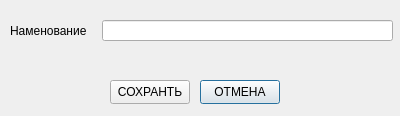
<?xml version="1.0" encoding="UTF-8"?>
<ui version="4.0">
 <class>AddGroupDialog</class>
 <widget class="QDialog" name="AddGroupDialog">
  <property name="geometry">
   <rect>
    <x>0</x>
    <y>0</y>
    <width>400</width>
    <height>116</height>
   </rect>
  </property>
  <property name="windowTitle">
   <string>Dialog</string>
  </property>
  <widget class="QPushButton" name="pb_group_cancel">
   <property name="geometry">
    <rect>
     <x>200</x>
     <y>80</y>
     <width>80</width>
     <height>24</height>
    </rect>
   </property>
   <property name="text">
    <string>ОТМЕНА</string>
   </property>
  </widget>
  <widget class="QLineEdit" name="name_le">
   <property name="geometry">
    <rect>
     <x>102</x>
     <y>20</y>
     <width>291</width>
     <height>21</height>
    </rect>
   </property>
  </widget>
  <widget class="QLabel" name="label">
   <property name="geometry">
    <rect>
     <x>10</x>
     <y>20</y>
     <width>91</width>
     <height>21</height>
    </rect>
   </property>
   <property name="frameShape">
    <enum>QFrame::NoFrame</enum>
   </property>
   <property name="text">
    <string>Наменование</string>
   </property>
  </widget>
  <widget class="QPushButton" name="pb_group_save">
   <property name="geometry">
    <rect>
     <x>110</x>
     <y>80</y>
     <width>80</width>
     <height>24</height>
    </rect>
   </property>
   <property name="text">
    <string>СОХРАНТЬ</string>
   </property>
  </widget>
 </widget>
 <resources/>
 <connections>
  <connection>
   <sender>pb_group_cancel</sender>
   <signal>released()</signal>
   <receiver>AddGroupDialog</receiver>
   <slot>reject()</slot>
   <hints>
    <hint type="sourcelabel">
     <x>239</x>
     <y>91</y>
    </hint>
    <hint type="destinationlabel">
     <x>199</x>
     <y>57</y>
    </hint>
   </hints>
  </connection>
  <connection>
   <sender>pb_group_save</sender>
   <signal>released()</signal>
   <receiver>AddGroupDialog</receiver>
   <slot>onGroupSavePbClicked()</slot>
   <hints>
    <hint type="sourcelabel">
     <x>149</x>
     <y>91</y>
    </hint>
    <hint type="destinationlabel">
     <x>199</x>
     <y>57</y>
    </hint>
   </hints>
  </connection>
 </connections>
 <slots>
  <slot>onGroupSavePbClicked()</slot>
 </slots>
</ui>
